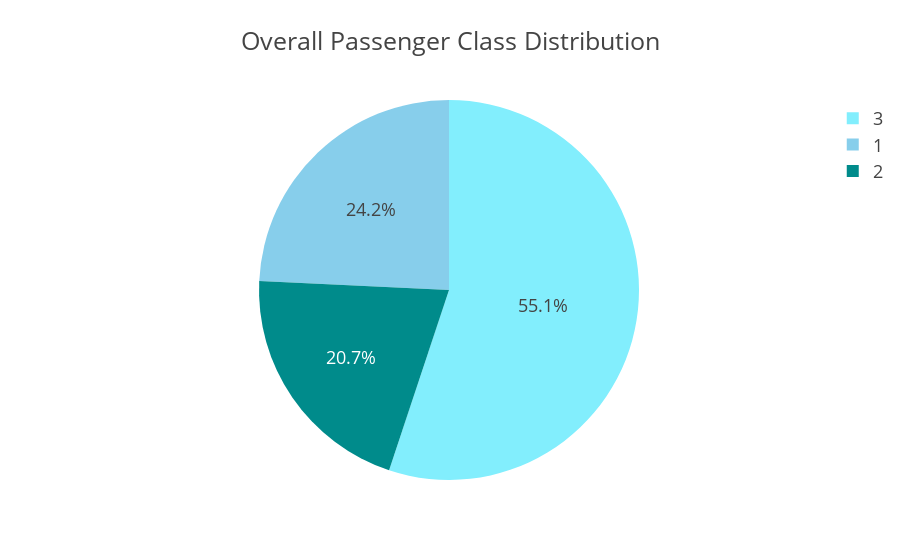

Notebook code cell kept with this figure:
### Code cell
fig = px.pie(class_df, names='pclass', values='total', 
             title='Overall Passenger Class Distribution',
             color_discrete_sequence=['#82EEFD','skyblue','darkcyan'])
fig.update_layout(template="presentation", paper_bgcolor="rgba(0,0,0,0)", plot_bgcolor="rgba(0,0,0,0)")
fig.show()
fig.write_image(os.path.join(results_dir,'distribution_class_pie_chart.jpg'))
fig.write_image(os.path.join(results_dir,'distribution_class_pie_chart.png'))
fig.write_html(os.path.join(results_dir,'distribution_class_pie_chart.html'))

### Figure 1 — Plotly figure (JSON) as saved in the notebook; plotly's stock layout.template omitted (floating-point values rounded to 4 significant figures)
{"data": [{"domain": {"x": [0, 1], "y": [0, 1]}, "hovertemplate": "pclass=%{label}<br>total=%{value}<extra></extra>", "labels": [1, 2, 3], "legendgroup": "", "name": "", "showlegend": true, "type": "pie", "values": [216, 184, 491]}], "layout": {"autosize": true, "legend": {"tracegroupgap": 0}, "paper_bgcolor": "rgba(0, 0, 0, 0)", "piecolorway": ["#82EEFD", "skyblue", "darkcyan"], "plot_bgcolor": "rgba(0, 0, 0, 0)", "title": {"text": "Overall Passenger Class Distribution"}}}
